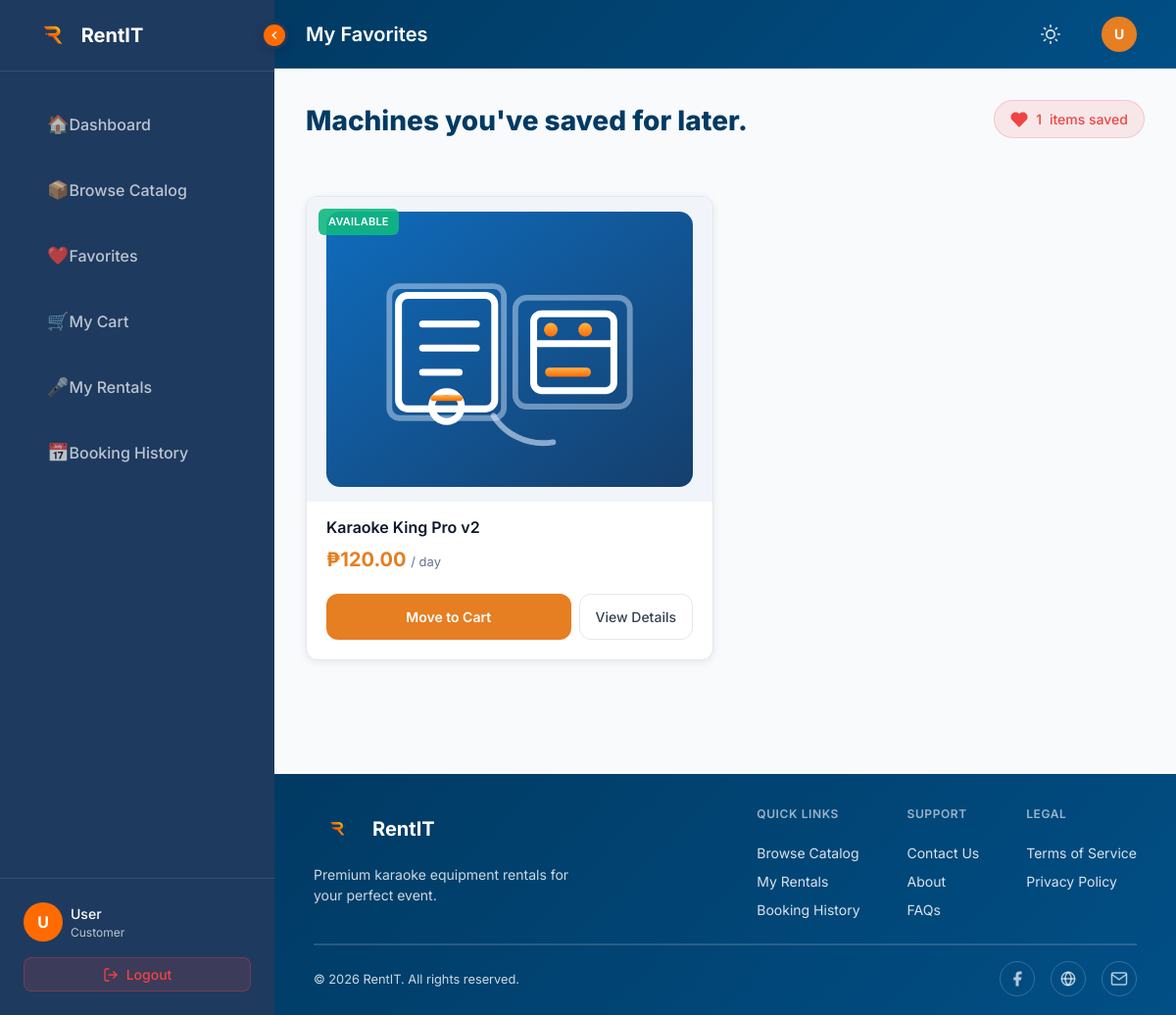
The app's page /client/favorites/favorites.php (signed in), older data.
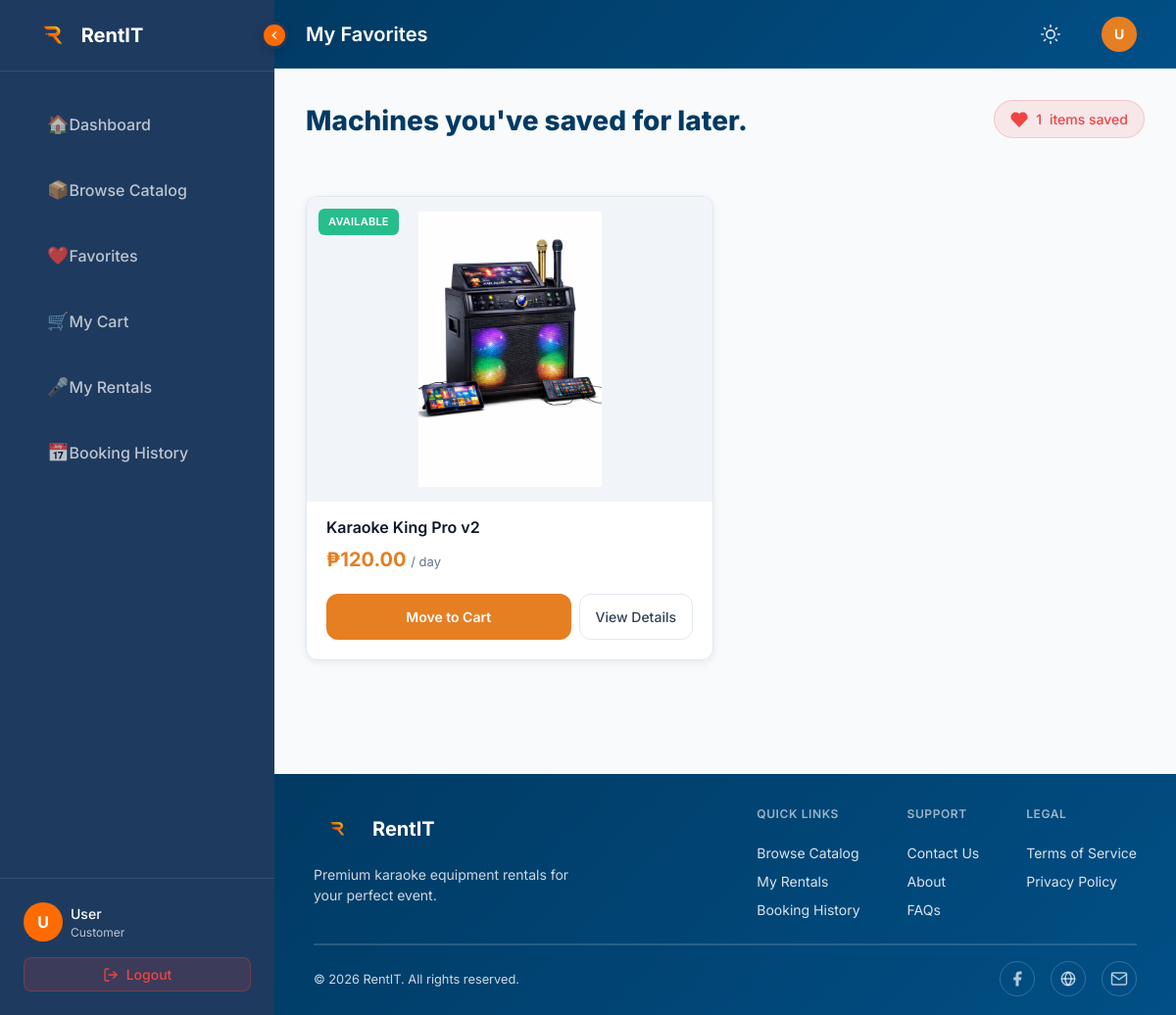
The same page, newer data.
### tables this page shows
CREATE TABLE `favorites` (
  `favorite_id` int(11) NOT NULL,
  `id` int(11) NOT NULL,
  `item_id` int(11) NOT NULL,
  `added_at` timestamp NOT NULL DEFAULT current_timestamp()
);

CREATE TABLE `item` (
  `item_id` int(11) NOT NULL,
  `item_name` varchar(255) NOT NULL,
  `description` text DEFAULT NULL,
  `category` varchar(100) DEFAULT NULL,
  `image` varchar(255) DEFAULT NULL,
  `rating` decimal(3,1) DEFAULT NULL,
  `reviews` int(11) DEFAULT NULL,
  `price_per_day` decimal(10,2) NOT NULL,
  `deposit` decimal(10,2) DEFAULT NULL,
  `condition` varchar(100) DEFAULT NULL,
  `status` varchar(50) DEFAULT 'Available',
  `maintenance_notes` text DEFAULT NULL,
  `total_times_rented` int(11) DEFAULT 0,
  `total_units` int(11) NOT NULL DEFAULT 1,
  `available_units` int(11) NOT NULL DEFAULT 1,
  `is_visible` tinyint(1) NOT NULL DEFAULT 1,
  `is_featured` tinyint(1) NOT NULL DEFAULT 0,
  `tags` text DEFAULT NULL
);

### client/favorites/favorites.php (the view, shortened to what this page needs)
<?php
include '../../shared/php/db_connection.php';
$user_id = $_SESSION['user_id'] ?? $_SESSION['id'] ?? null;
$query = "SELECT f.favorite_id, i.item_id, i.item_name, i.price_per_day, i.image, i.status
          FROM favorites f
          JOIN item i ON f.item_id = i.item_id
          WHERE f.id = ?";
$stmt = $conn->prepare($query);
$stmt->bind_param("i", $user_id);
$stmt->execute();
$result = $stmt->get_result();
$favoritesCount = $result->num_rows;
?>
<!DOCTYPE html>
<html lang="en">
<head>
    <link rel="stylesheet" href="/rent-it/shared/css/theme.css">
    <link rel="stylesheet" href="/rent-it/shared/css/globals.css">
    <link rel="stylesheet" href="/rent-it/client/dashboard/dashboard.css">
    <link rel="stylesheet" href="favorites.css">
</head>
<body>
    <div class="app-container">
        <main class="main-content">
            <div class="content-area fade-in-up favorites-page" id="contentArea">
                <div class="page-header-dashboard">
                    <div class="page-header-info">
                        <h1 class="page-title">Machines you've saved for later.</h1>
                    </div>
                    <div class="page-header-actions">
                        <span class="favorites-count">
                            <svg viewBox="0 0 24 24" width="18" height="18" fill="none" stroke="currentColor" stroke-width="2">
                                <path d="M20.84 4.61a5.5 5.5 0 0 0-7.78 0L12 5.67l-1.06-1.06a5.5 5.5 0 0 0-7.78 7.78l1.06 1.06L12 21.23l7.78-7.78 1.06-1.06a5.5 5.5 0 0 0 0-7.78z"/>
                            </svg>
                            <span id="favoritesCount"><?php echo $favoritesCount; ?></span> items saved
                        </span>
                    </div>
                </div>
                <section class="favorites-section">
                    <div class="favorites-grid <?php echo ($favoritesCount == 0) ? 'is-hidden' : ''; ?>" id="favoritesGrid">
                        <?php if($result && $favoritesCount > 0): ?>
                            <?php while($row = $result->fetch_assoc()): ?>
                                <article class="favorite-card" data-id="<?php echo $row['item_id']; ?>">
                                    <div class="favorite-image-wrap">
                                        <img src="../../assets/images/<?php echo htmlspecialchars($row['image']); ?>"
                                             alt="<?php echo htmlspecialchars($row['item_name']); ?>"
                                             class="favorite-image"
                                             onerror="this.onerror=null;this.src='/rent-it/assets/images/catalog-fallback.svg';">
                                        <?php if(!empty($row['status'])): ?>
                                        <span class="favorite-badge <?php echo strtolower($row['status']); ?>">
                                            <?php echo htmlspecialchars($row['status']); ?>
                                        </span>
                                        <?php endif; ?>
                                    </div>
                                    <div class="favorite-content">
                                        <h3 class="favorite-name"><?php echo htmlspecialchars($row['item_name']); ?></h3>
                                        <div class="favorite-price">₱<?php echo number_format($row['price_per_day'], 2); ?> <span>/ day</span></div>
                                        <div class="favorite-actions">
                                            <button class="btn-move-to-cart" onclick="moveToCart(<?php echo $row['item_id']; ?>, <?php echo $row['favorite_id']; ?>)">
                                                Move to Cart
                                            </button>
                                            <a href="../catalog/itemdescription.php?id=<?php echo $row['item_id']; ?>" class="btn-view-details">View Details</a>
                                        </div>
                                    </div>
                                </article>
                            <?php endwhile; ?>
                        <?php endif; ?>
                    </div>
                </section>
            </div>
            <div id="footerContainer"></div>
        </main>
    </div>
</body>
</html>

Row changes from the older to the newer data that the page shows:
changed through a linked row, favorites "Karaoke King Pro v2": item.image: picture added in place of a placeholder
